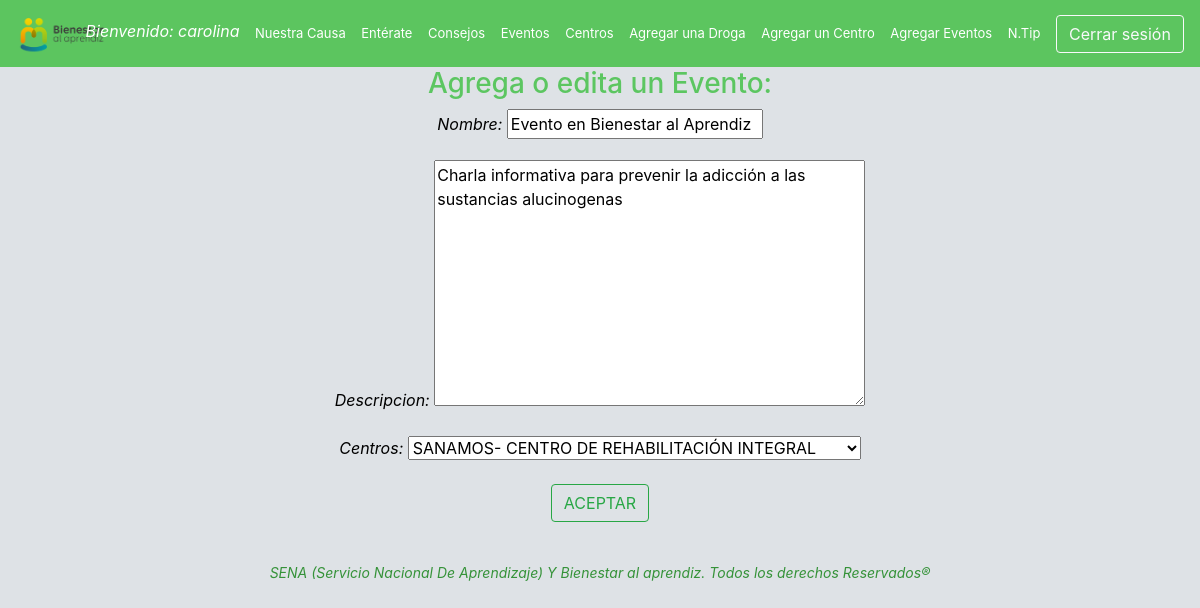
Before: /editar_eventos/2/ (signed in) with the older database file.
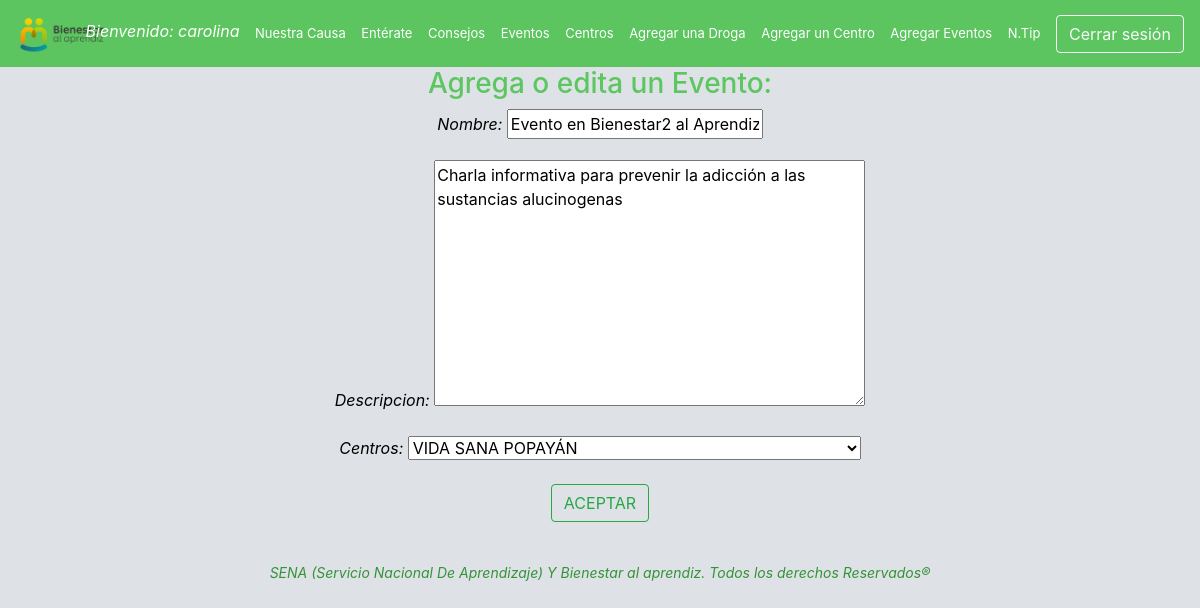
After: the same page with the newer database file.
### sena/models.py (models this page shows, shortened)
class Eventos(models.Model):
	nombre	= models.CharField(max_length = 100)
	descripcion	= models.TextField(max_length = 500)
	centros	= models.ForeignKey(Centros, on_delete = models.PROTECT)

class Centros(models.Model):
	nombre	=models.CharField(max_length = 100)
	ubicacion = models.CharField(max_length = 200)
	telefono = models.CharField(max_length=50)
	def __str__(self):
		return self.nombre

### sena/views.py (the view)
# urls.py: path('editar_eventos/<int:id_events>/', vista_editar_eventos, name='vista_editar_eventos' ),
def vista_editar_eventos(request, id_events):
	event = Eventos.objects.get(id = id_events)
	if request.method =="POST":
		formulario = agregar_eventos_form(request.POST, request.FILES, instance =event)
		if formulario.is_valid():
			event = formulario.save()
			return redirect('/lista_eventos')
	else:
		formulario = agregar_eventos_form(instance = event)
		return render(request, 'agregar_eventos.html', locals())

### sena/forms.py
class agregar_eventos_form(forms.ModelForm):
	class Meta:
		model = Eventos
		fields = '__all__'

### templates/agregar_eventos.html (shortened to what this page needs)
{% extends 'base.html' %}
	{% block content %}
	 {% if user.is_authenticated %}
	<h3 style="color: #4ec352e6;">Agrega o edita un Evento:</h3>
	<form action="" method="POST" enctype="multipart/form-data">
		{{ formulario.as_p }}
		<button style="margin-bottom: 10px;" type="submit" class="btn btn-outline-success">ACEPTAR</button>
	</form>
   	{% else %}
   	<h6>Lo sentimos, usted está intentando acceder a una funcionalidad que no cumple con sus requisitos de usuario, porfavor contacte con un administrador para obtener más información acerca de este problema.</h6>
   	{% endif %}
	{% endblock %}

Changed rows visible on the page:
changed Eventos "Charla informativa para prevenir la adicción a las sustancias alucinogenas": nombre "Evento en Bienestar al Aprendiz" → "Evento en Bienestar2 al Aprendiz"; centros "SANAMOS- CENTRO DE REHABILITACIÓN INTEGRAL" → "VIDA SANA POPAYÁN"
